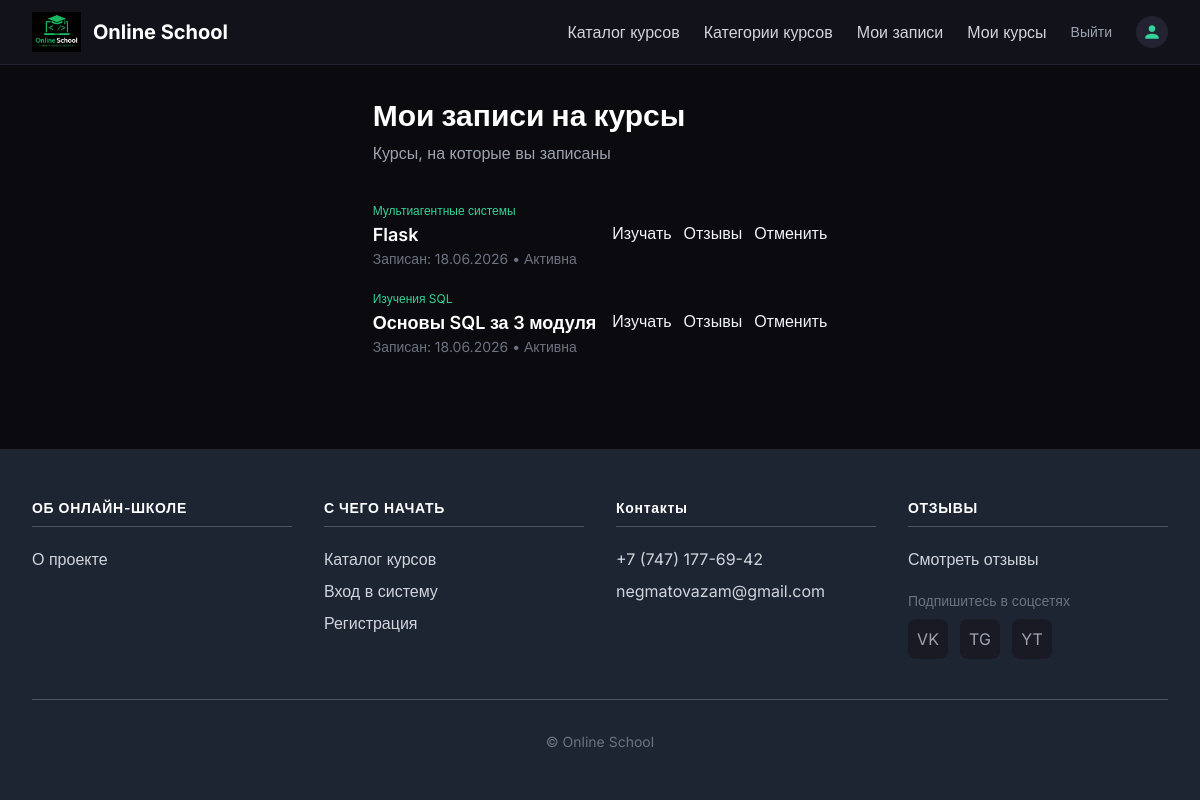
Page /course/enrollments/ (signed in) on the committed database.
### courses/models.py (models this page shows, shortened)
class Enrollment(models.Model):
    STATUS_CHOICES = [
        ('active', 'Активна'),
        ('completed', 'Завершена'),
    ]
    user = models.ForeignKey(
        User,
        related_name='enrollments',
        on_delete=models.CASCADE
    )
    course = models.ForeignKey(
        Course,
        related_name='enrollments',
        on_delete=models.CASCADE
    )
    enrolled_at = models.DateTimeField(auto_now_add=True)
    status = models.CharField(
        max_length=20,
        choices=STATUS_CHOICES,
        default='active'
    )
    class Meta:
        ordering = ['-enrolled_at']
        unique_together = ['user', 'course']

class Course(models.Model):
    owner = models.ForeignKey(
        User,
        related_name='courses_created',
        on_delete=models.CASCADE
    )
    subject = models.ForeignKey(
        Subject,
        related_name='courses',
        on_delete=models.CASCADE
    )
    title = models.CharField(max_length=200)
    slug = models.SlugField(max_length=200, unique=True)
    overview = models.TextField()
    created = models.DateTimeField(auto_now_add=True)
    class Meta:
        ordering = ['-created']

class Subject(models.Model):
    title = models.CharField(max_length=200)
    slug = models.SlugField(max_length=200, unique=True)
    class Meta:
        ordering = ['title']

### courses/views.py (the view)
# urls.py: path('enrollments/', views.EnrollmentListView.as_view(), name='enrollment_list'),
class EnrollmentListView(LoginRequiredMixin, ListView):
    model = Enrollment
    template_name = 'courses/enrollments/list.html'
    context_object_name = 'enrollments'
    def get_queryset(self):
        return Enrollment.objects.filter(
            user=self.request.user
        ).select_related('course', 'course__subject')

### courses/context_processors.py (called while the page is built)
def contact_form(request):
    ctx = {'contact_form': ContactForm()}
    if request.user.is_authenticated:
        profile, _ = Profile.objects.get_or_create(user=request.user)
        ctx['user_profile'] = profile
        ctx['user_can_manage_courses'] = (
            request.user.is_staff or
            Course.objects.filter(owner=request.user).exists()
        )
    else:
        ctx['user_profile'] = None
        ctx['user_can_manage_courses'] = False
    return ctx

### courses/templates/courses/enrollments/list.html (shortened to what this page needs)
{% extends "base.html" %}
{% block content %}
<div class="mb-8">
    <h1 class="text-3xl font-bold text-white mb-2">Мои записи на курсы</h1>
    <p class="text-gray-400">Курсы, на которые вы записаны</p>
</div>
<div class="grid gap-4">
    {% for enrollment in enrollments %}
    <div class="card flex items-center justify-between flex-wrap gap-4">
        <div>
            <span class="text-xs text-emerald-400">{{ enrollment.course.subject.title }}</span>
            <h3 class="text-lg font-semibold text-white">{{ enrollment.course.title }}</h3>
            <p class="text-sm text-gray-500">Записан: {{ enrollment.enrolled_at|date:"d.m.Y" }} • {{ enrollment.get_status_display }}</p>
        </div>
        <div class="flex gap-3">
            <a href="{% url 'learn_course' enrollment.course.id %}" class="btn-primary">Изучать</a>
            <a href="{% url 'course_review_list' enrollment.course.id %}" class="btn-secondary">Отзывы</a>
            <form action="{% url 'enrollment_cancel' enrollment.id %}" method="post" onsubmit="return confirm('Отменить запись?');">
                <button type="submit" class="btn-danger">Отменить</button>
            </form>
        </div>
    </div>
    {% empty %}
    <div class="card text-center py-16 text-gray-400">
        <p class="text-lg mb-4">Вы ещё не записаны ни на один курс</p>
        <a href="{% url 'course_catalog' %}" class="btn-primary inline-block">Перейти в каталог</a>
    </div>
    {% endfor %}
</div>
{% endblock %}

### courses/templates/base.html (style rules this page uses)
body { font-family: 'Inter', sans-serif; }
.btn-primary { @apply bg-emerald-500 hover:bg-emerald-600 text-white font-medium px-6 py-2.5 rounded-lg transition; }
.btn-secondary { @apply bg-dark-700 hover:bg-dark-600 text-white font-medium px-6 py-2.5 rounded-lg border border-dark-600 transition; }
.btn-danger { @apply bg-red-600 hover:bg-red-700 text-white font-medium px-6 py-2.5 rounded-lg transition; }
.card { @apply bg-dark-800 border border-dark-600 rounded-xl p-6; }

### rows in the picture
Enrollment: course.subject "Мультиагентные системы", course "Flask", enrolled_at "18.06.2026", status "Активна"
Enrollment: course.subject "Изучения SQL", course "Основы SQL за 3 модуля", enrolled_at "18.06.2026", status "Активна"
